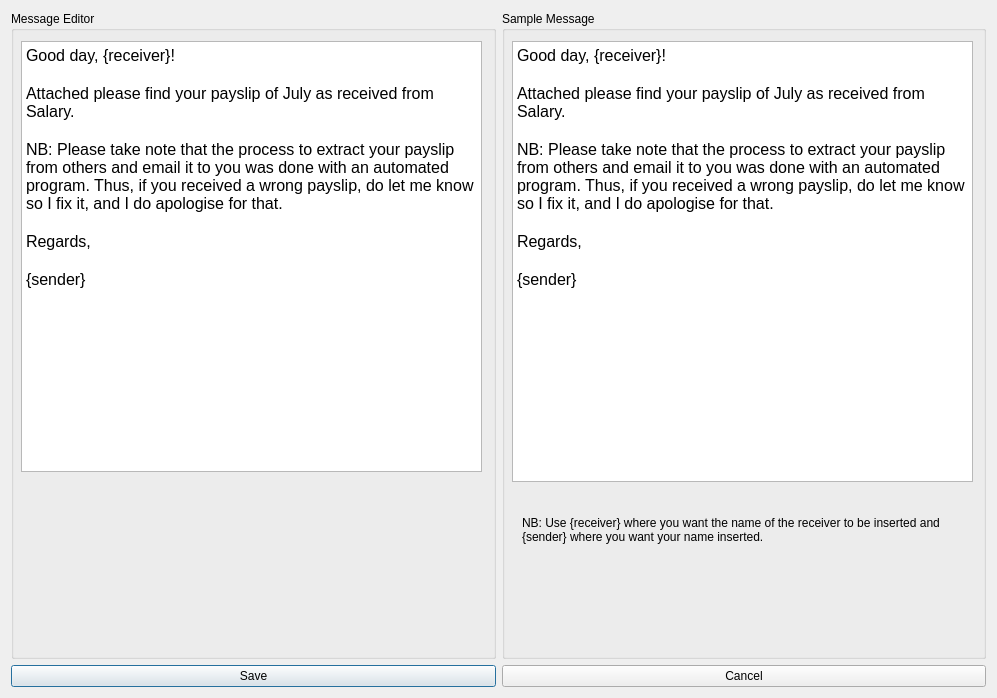
<?xml version="1.0" encoding="UTF-8"?>
<ui version="4.0">
 <class>Dialog</class>
 <widget class="QDialog" name="Dialog">
  <property name="enabled">
   <bool>true</bool>
  </property>
  <property name="geometry">
   <rect>
    <x>0</x>
    <y>0</y>
    <width>997</width>
    <height>698</height>
   </rect>
  </property>
  <property name="windowTitle">
   <string>Dialog</string>
  </property>
  <layout class="QGridLayout" name="gridLayout_3">
   <item row="0" column="0">
    <layout class="QGridLayout" name="gridLayout">
     <item row="0" column="0" colspan="2">
      <layout class="QGridLayout" name="gridLayout_2">
       <item row="0" column="0">
        <widget class="QGroupBox" name="groupBox_2">
         <property name="title">
          <string>Message Editor</string>
         </property>
         <widget class="QPlainTextEdit" name="message_editor">
          <property name="geometry">
           <rect>
            <x>10</x>
            <y>30</y>
            <width>461</width>
            <height>431</height>
           </rect>
          </property>
          <property name="font">
           <font>
            <pointsize>12</pointsize>
           </font>
          </property>
          <property name="plainText">
           <string>Good day, {receiver}!

Attached please find your payslip of July as received from Salary.

NB: Please take note that the process to extract your payslip from others and email it to you was done with an automated program. Thus, if you received a wrong payslip, do let me know so I fix it, and I do apologise for that.

Regards,

{sender}</string>
          </property>
         </widget>
        </widget>
       </item>
       <item row="0" column="1">
        <widget class="QGroupBox" name="groupBox">
         <property name="title">
          <string>Sample Message</string>
         </property>
         <widget class="QPlainTextEdit" name="plainTextEdit_2">
          <property name="enabled">
           <bool>true</bool>
          </property>
          <property name="geometry">
           <rect>
            <x>10</x>
            <y>30</y>
            <width>461</width>
            <height>441</height>
           </rect>
          </property>
          <property name="font">
           <font>
            <pointsize>12</pointsize>
           </font>
          </property>
          <property name="readOnly">
           <bool>true</bool>
          </property>
          <property name="plainText">
           <string>Good day, {receiver}!

Attached please find your payslip of July as received from Salary.

NB: Please take note that the process to extract your payslip from others and email it to you was done with an automated program. Thus, if you received a wrong payslip, do let me know so I fix it, and I do apologise for that.

Regards,

{sender}</string>
          </property>
         </widget>
         <widget class="QLabel" name="label">
          <property name="geometry">
           <rect>
            <x>20</x>
            <y>490</y>
            <width>441</width>
            <height>71</height>
           </rect>
          </property>
          <property name="text">
           <string>NB: Use {receiver} where you want the name of the receiver to be inserted and {sender} where you want your name inserted.
</string>
          </property>
          <property name="wordWrap">
           <bool>true</bool>
          </property>
         </widget>
        </widget>
       </item>
      </layout>
     </item>
     <item row="1" column="0">
      <widget class="QPushButton" name="btn_save">
       <property name="text">
        <string>Save</string>
       </property>
      </widget>
     </item>
     <item row="1" column="1">
      <widget class="QPushButton" name="btn_cancel">
       <property name="text">
        <string>Cancel</string>
       </property>
      </widget>
     </item>
    </layout>
   </item>
  </layout>
 </widget>
 <resources/>
 <connections/>
</ui>
